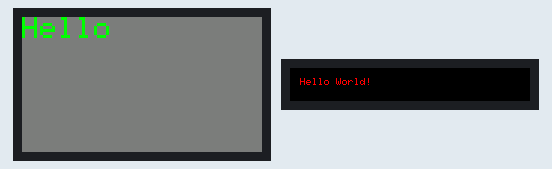
Simulated run of this sketch. Board: ESP32. Parts: 240×135 colour display, 240×33 colour display.

Above: at 0.4 s.

The sketch:

HelloWorldLcd.ino
```cpp
#include <M5StickCPlus.h>
#include <Arduino_GFX_Library.h>   // https://github.com/moononournation/Arduino_GFX

const uint32_t BackgroundColor = DARKGREY;
const uint32_t TextColor = GREEN;
const uint8_t  TextSize = 3;
const uint8_t  TextSizeBig = TextSize + 1;
const uint8_t  ScreenRotation90Degrees = 1;              // // 0 (normal orientation), 1 (90 degrees clockwise), 2 (180 degrees), or 3 (90 degrees counterclockwise)
const uint8_t  ScreenRotation270Degrees = 3;              // // 0 (normal orientation), 1 (90 degrees clockwise), 2 (180 degrees), or 3 (90 degrees counterclockwise)
const unsigned long SerialPortBaudRate = 115200;

Arduino_DataBus *bus = new Arduino_HWSPI(32 /* dc - Yellow-2 */, 25 /* CS/SS -  Yellow*/, 0 /* Clock - Green */, 26 /* DC/MOSI - Orange */);
Arduino_GFX *gfx = new Arduino_TFT(bus, 33 /* RST - White */);


void setup() {
  M5.begin();

  M5.Lcd.setRotation(ScreenRotation90Degrees);
  M5.Lcd.setCursor(0, 0);
  M5.Lcd.fillScreen(BackgroundColor);
  M5.Lcd.setTextColor(TextColor, BackgroundColor);
  M5.Lcd.setTextSize(TextSize);
  M5.Lcd.println("Hello");

  gfx->begin();
  gfx->fillScreen(BLACK);
  gfx->setCursor(10, 10);
  gfx->setTextColor(RED);
  gfx->println("Hello World!");
}

void loop() {
  //M5.update();

}
```
